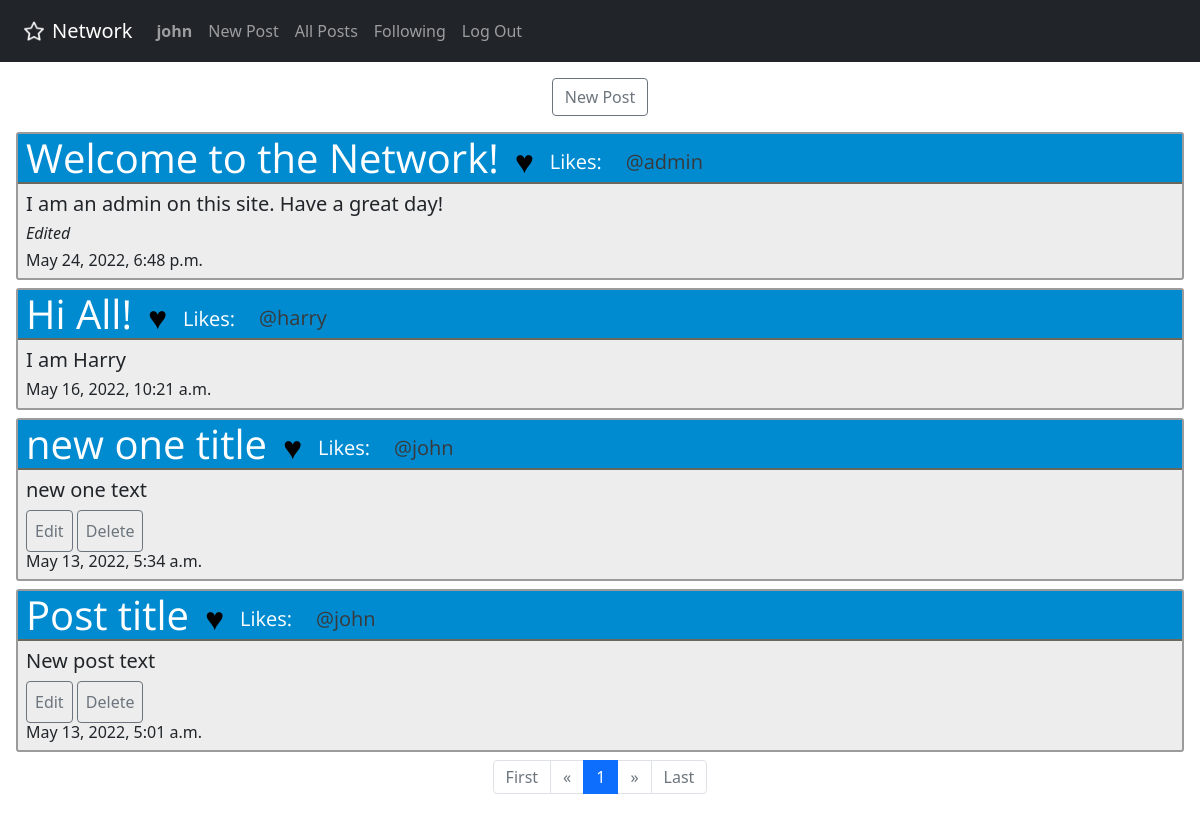
/ (signed in), run on an earlier commit of the app's database.
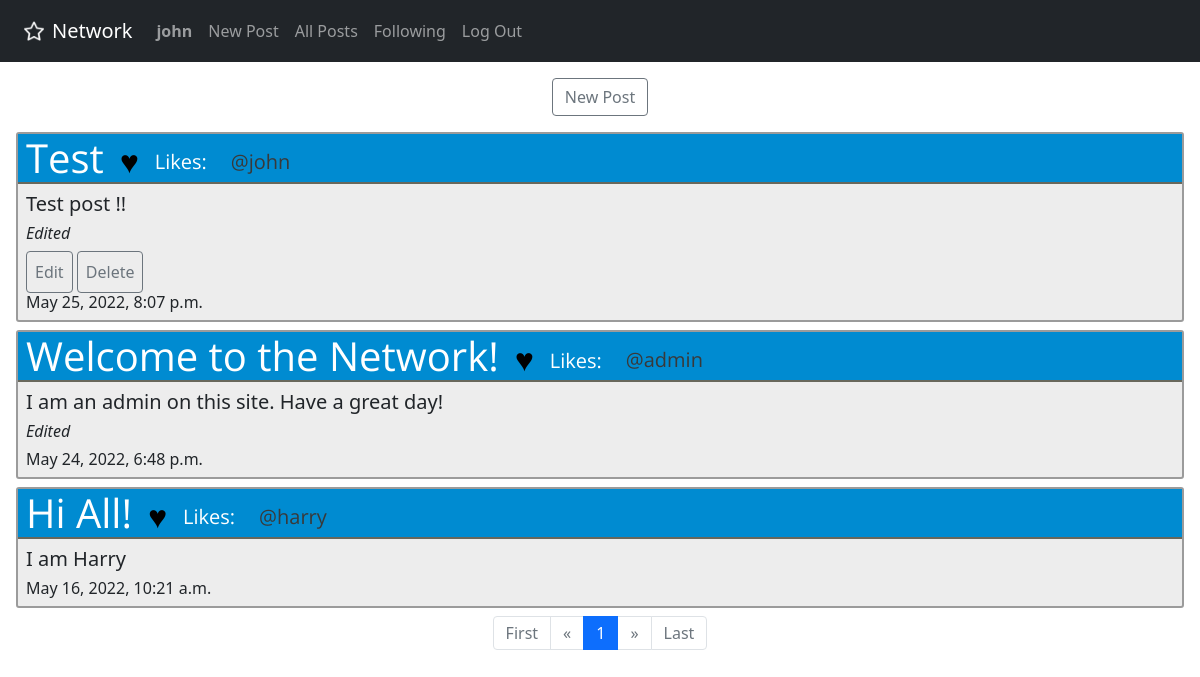
And on a later commit of the database.
### network/models.py (models this page shows)
class User(AbstractUser):
    pass

class Post(models.Model):
    text = models.TextField(max_length=1000)
    title = models.CharField(max_length=100)
    user = models.ForeignKey(
        User,
        on_delete=models.CASCADE,
        related_name="post"
    )
    time = models.DateTimeField()
    edited = models.BooleanField()

### network/views.py (the view)
# urls.py: path("", views.index, name="index"),
def index(request):
    if request.user.is_authenticated:
        if request.method == "POST":
            return error(request, "Invalid Submission")
        else:
            posts = Post.objects.all().order_by('-time')
            paginator = Paginator(posts, 10)  # Show 10 contacts per page.
            page_number = request.GET.get(
                'page') if request.GET.get('page') else 1
            page_obj = paginator.get_page(page_number)
            return render(request, "network/index.html", {'page_obj': page_obj})
    else:
        return redirect(reverse("login"))

### network/templates/network/index.html (shortened to what this page needs)
{% extends "network/layout.html" %}
{% load static %}
{% block body %}
<div class="p-2">
    <div class="d-flex justify-content-center">
        <a class="btn btn-outline-secondary m-2" href={% url "newpost" %}>New Post</a>
    </div>
    {% for post in page_obj %}
    <div id="{{ post.id }}" class="post m-2">
        <div class="posttitlebox">
            <h1 class="h1 posttitle ps-2 m-0 d-flex align-items-center">{{ post.title }}<span class="h1 m-0"> <a
                        href="#" id="heart{{ post.id }}" class="heart h2 m-3">&hearts;</a><span
                        class="align-middle h5">Likes:</span></span><span class="lead ps-2 pt-2 align-bottom"
                    style="font-size: 20px"><a class="username align-bottom" href={% url "profile" post.user.id %}>
                        @{{ post.user }}</a></span></h1>
        </div>
        <div class="m-2">
            <h5 id="posttext{{post.id}}">{{ post.text }}</h5>
            <h6 id="edited{{ post.id }}" style="font-style: italic">{% if post.edited %} Edited{% endif %}</h6>
            {% if post.user.id == user.id %}
            <button id="edit{{ post.id }}" class="editbutton btn btn-outline-secondary p-2">Edit</button>
            <button id="delete{{ post.id }}" class="deletebutton btn btn-outline-secondary p-2">Delete</button>
            {% endif %}
            <h6>{{ post.time }}</h5>
        </div>
    </div>
    {% endfor %}
    <nav aria-label="Page navigation example">
        <ol class="pagination justify-content-center">
            {% if page_obj.has_previous %}
            <li class="page-item">
                <a class="page-link" href="?page=1" aria-label="Previous">
                    First
                </a>
            </li>
            <li>
                <a class="page-link" href="?page={{ page_obj.previous_page_number }}" aria-label="Previous">
                    <span aria-hidden="true">&laquo;</span>
                </a>
            </li>
            <li class="page-item"><a class="page-link"
                    href="?page={{ page_obj.previous_page_number}}">{{ page_obj.previous_page_number}}</a></li>
            {% else %}
            <li class="page-item disabled">
                <a class="page-link" href="?page=1" aria-label="Previous">
                    First
                </a>
            </li>
            <li class="page-item disabled">
                <a class="page-link" href="#" aria-label="Previous">
                    <span aria-hidden="true">&laquo;</span>
                </a>
            </li>
            {% endif %}
            <li class="page-item active"><span class="page-link" href="#">{{ page_obj.number}}</span></li>
            {% if page_obj.has_next %}
            <li class="page-item"><a class="page-link"
                    href="?page={{ page_obj.next_page_number }}">{{ page_obj.next_page_number }}</a></li>
            <li class="page-item"><a class="page-link" href="?page={{ page_obj.next_page_number }}" aria-label="Next">
                    <span aria-hidden="true">&raquo;</span>
                </a></li>
            <li class="page-item"><a class="page-link" href="?page={{ page_obj.paginator.num_pages }}">Last</a></li>
            {% else %}
            <li class="page-item disabled"><a class="page-link" href="#" aria-label="Next">
                    <span aria-hidden="true">&raquo;</span>
                </a></li>
            <li class="page-item disabled"><a class="page-link" href="#">Last</a></li>
            {% endif %}
        </ol>
    </nav>
</div>
{% endblock %}

### network/templates/network/layout.html (shortened to what this page needs)
{% load static %}
<!DOCTYPE html>
<html lang="en">
    <head>
        <link rel="stylesheet" href="https://stackpath.bootstrapcdn.com/bootstrap/4.4.1/css/bootstrap.min.css"
>
        <link href="{% static 'network/styles.css' %}" rel="stylesheet">
        <link href="https://cdn.jsdelivr.net/npm/bootstrap@5.1.3/dist/css/bootstrap.min.css" rel="stylesheet"
>
    </head>
    <body>
        <nav class="navbar sticky-top navbar-expand-lg navbar-dark bg-dark">
            <a class="navbar-brand align-middle" href="{% url 'index' %}"><img class="m-2"
                    src="{% static 'network/favicon.ico' %}" width="20" height="20" alt=""><span
                    class="align-middle">Network</span></a>
            <div class="collapse navbar-collapse" id="navbarSupportedContent">
                <ul class="navbar-nav mr-auto">
                    {% if user.is_authenticated %}
                    <li class="nav-item" data-bs-toggle="tooltip" data-bs-placement="bottom" title="Your Profile">
                        <a class="nav-link" href={% url "profile" user.id %}><strong>{{ user.username }}</strong></a>
                    </li>
                    <li class="nav-item">
                        <a class="nav-link" href={% url "newpost" %}>New Post</a>
                    </li>
                    {% endif %}
                    <li class="nav-item">
                        <a class="nav-link" href="{% url 'index' %}">All Posts</a>
                    </li>
                    {% if user.is_authenticated %}
                    <li class="nav-item">
                        <a class="nav-link" href="{% url "following" %}">Following</a>
                    </li>
                    <li class="nav-item">
                        <a class="nav-link" href="{% url 'logout' %}">Log Out</a>
                    </li>
                    {% endif %}
                </ul>
            </div>
        </nav>
        <div class="body">
            {% block body %}
            {% endblock %}
        </div>
    </body>
</html>

### network/static/network/styles.css (style rules this page uses)
.heart { font-family:'Gill Sans', 'Gill Sans MT', Calibri, 'Trebuchet MS', sans-serif; color: black; text-decoration-line: none; }
.username { text-decoration-line: none; color: rgb(57, 57, 57); }
.post { background-color: rgb(237, 237, 237); border: 2px solid; border-radius: 3px; border-color: rgb(155, 155, 155); }
.posttitlebox { background-color: rgb(0, 139, 209); border-bottom: 2px; border-bottom-style: solid; border-bottom-color: rgb(104, 104, 92); }
.posttitle { font-family: titlefont, Helvetica, sans-serif; color: white; }

What changed in the data, as far as the page shows it:
removed Post: title "new one title", user "john", text "new one text", time "May 13, 2022, 5:34 a.m."
removed Post: title "Post title", user "john", text "New post text", time "May 13, 2022, 5:01 a.m."
added Post: title "Test", user "john", text "Test post !!", edited "Edited", time "May 25, 2022, 8:07 p.m."
